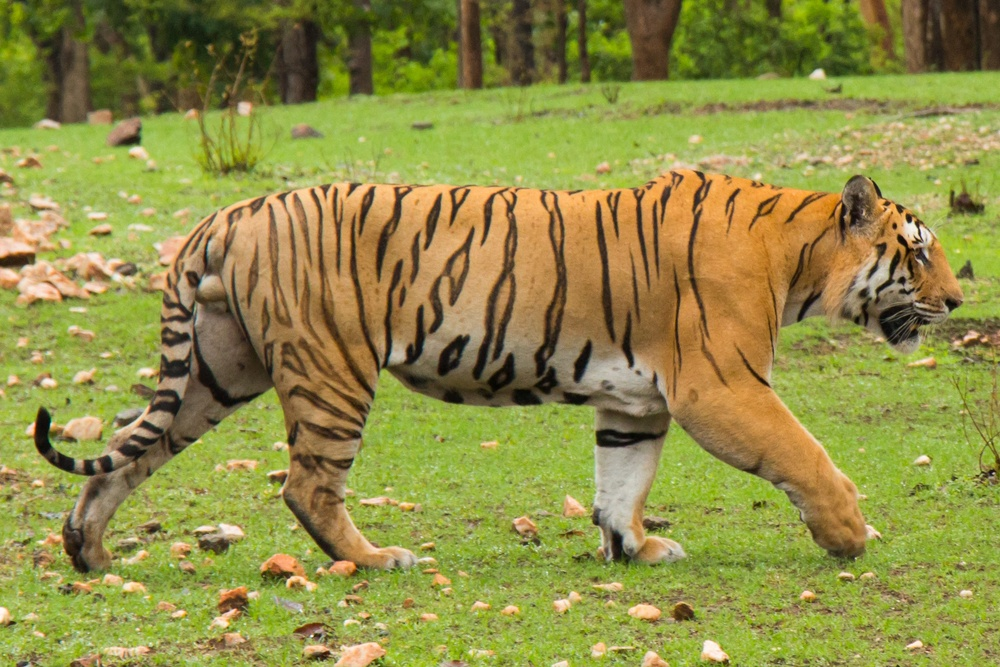
#> input picture Photos/sherkhan.jpg, 1000 x 667 px, shrunk from 2407 x 1605 before the run, found by its file name
$ python transfromations.py
#> lines starting #> are read from the running program, lines starting #| are printed output that depends on the picture
import cv2 as cv
import numpy as np

img=cv.imread('Photos/sherkhan.jpg')
#> img is the input picture: shape (667, 1000, 3); mean B, G, R 70.5, 141.6, 144.5

cv.imshow('Sher',img)


#Translation
def translate(img,x,y):
#> called with x = 100, y = 100
    transMat=np.float32([[1,0,x],[0,1,y]])
    dimesnions=(img.shape[1],img.shape[0])
#> dimesnions = (1000, 667)
    return cv.warpAffine(img,transMat,dimesnions)
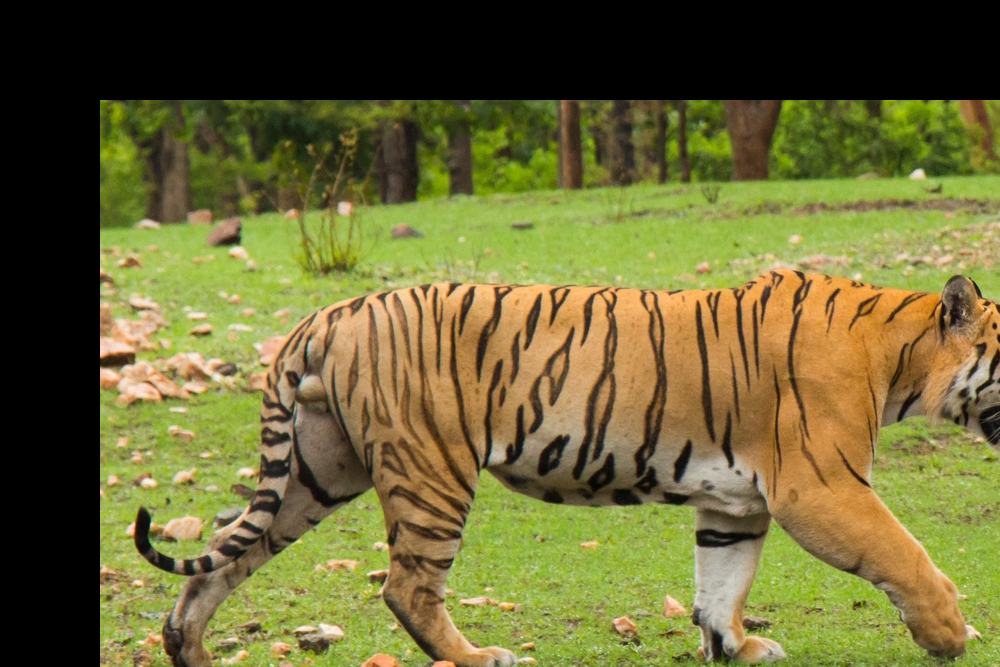
#> returned value: shape (667, 1000, 3); mean of channels 0, 1, 2 53.2, 104.8, 109.3; drawn as B, G, R

translated_image=translate(img,100,100)

cv.imshow('Translated',translated_image)

cv.waitKey(0)

# -x-->left
# -y-->UP
# x-->Right
#y-->Down

# Roatation
def rotate(img,angle,rotPoint=None):
#> called with angle = 45
    (height,width)=img.shape[:2]
#> height = 667; width = 1000

    if rotPoint is None:
        rotPoint=(width//2,height//2)
#> rotPoint = (500, 333)

    rotMat=cv.getRotationMatrix2D(rotPoint,angle,1.0)
    dimensions=(width,height)
#> dimensions = (1000, 667)

    return cv.warpAffine(img,rotMat,dimensions)
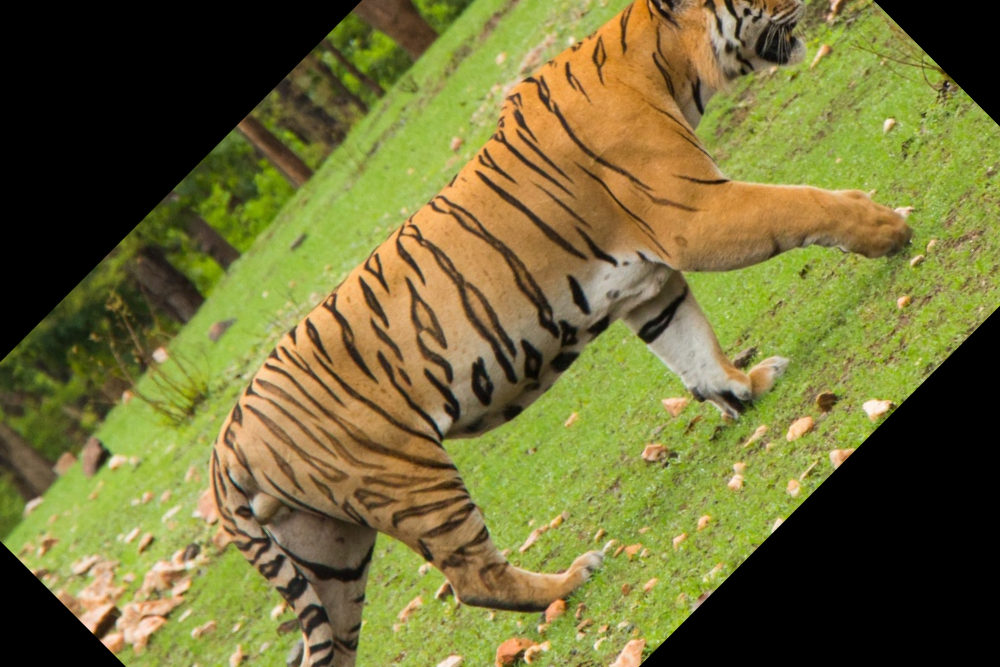
#> returned value: shape (667, 1000, 3); mean of channels 0, 1, 2 55.2, 110, 113.8; drawn as B, G, R

rotated=rotate(img,45)
cv.imshow('Rotated',rotated)

roatted_again=rotate(img,35)
#> call 2 of rotate, with angle = 35
#> in rotate (call 2), `return cv.warpAffine(img,rotMat,dimensions)`:
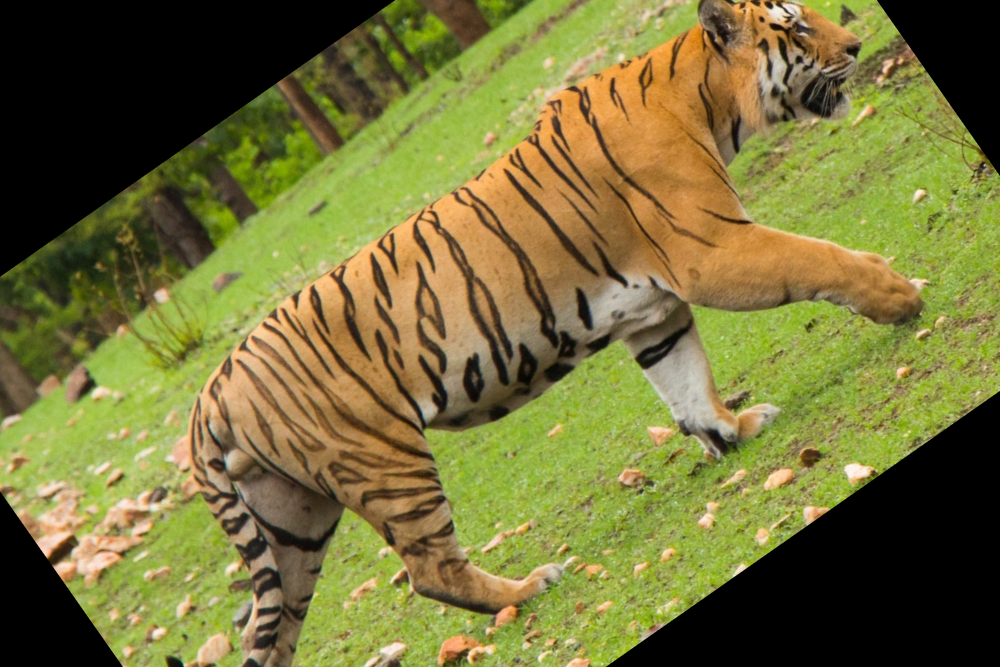
#> returned value: shape (667, 1000, 3); mean of channels 0, 1, 2 57.3, 113.8, 117.8; drawn as B, G, R
cv.imshow('roatated_again',roatted_again)

#Flipping
flip=cv.flip(img,-1)
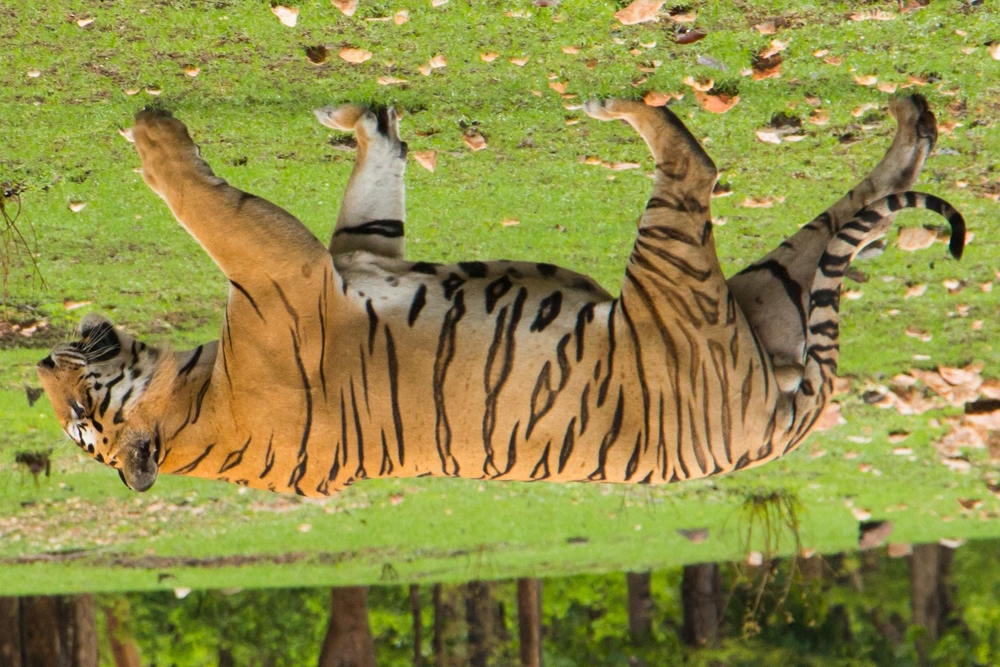
#> flip: shape (667, 1000, 3); mean B, G, R 70.5, 141.6, 144.5
cv.imshow('Flip',flip)


cv.waitKey(0)

$ run again, with Photos/Ratan_Tata_photo.jpg copied over Photos/sherkhan.jpg
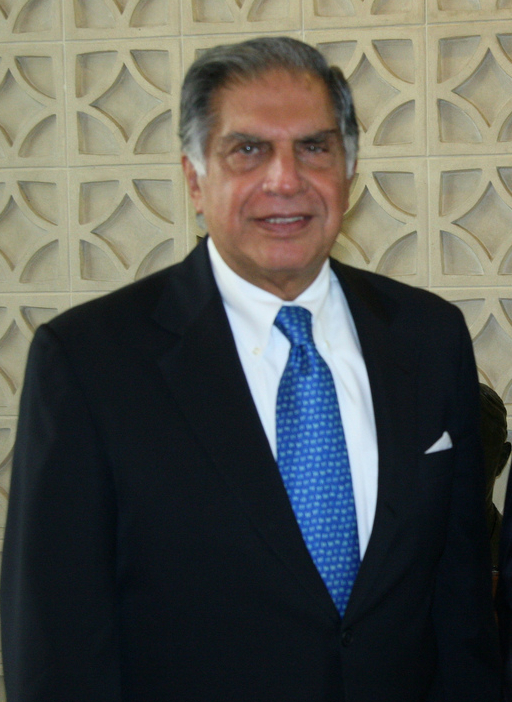
#> input picture Photos/Ratan_Tata_photo.jpg, 512 x 702 px, found by its file name
#> img is the input picture: shape (702, 512, 3); mean B, G, R 81.3, 86.6, 85.2
#> in rotate (call 2), `return cv.warpAffine(img,rotMat,dimensions)`:
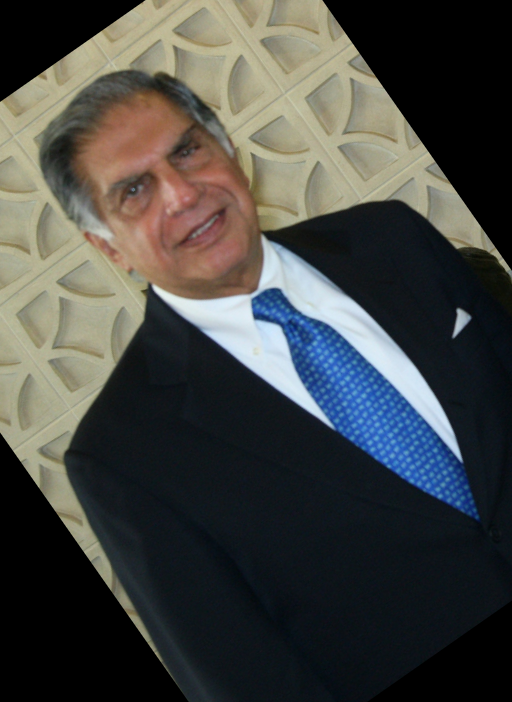
#> returned value: shape (702, 512, 3); mean of channels 0, 1, 2 67.2, 70.2, 68.9; drawn as B, G, R
#> `flip=cv.flip(img,-1)`:
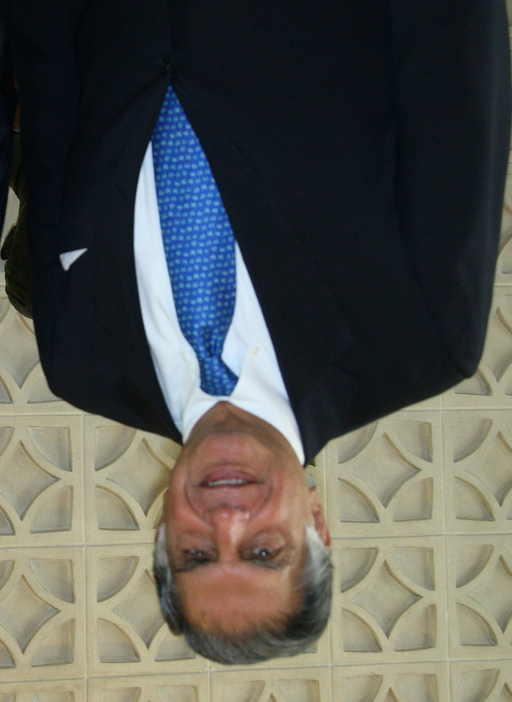
#> flip: shape (702, 512, 3); mean B, G, R 81.3, 86.6, 85.2

$ run again, with Photos/abc.jpg copied over Photos/sherkhan.jpg
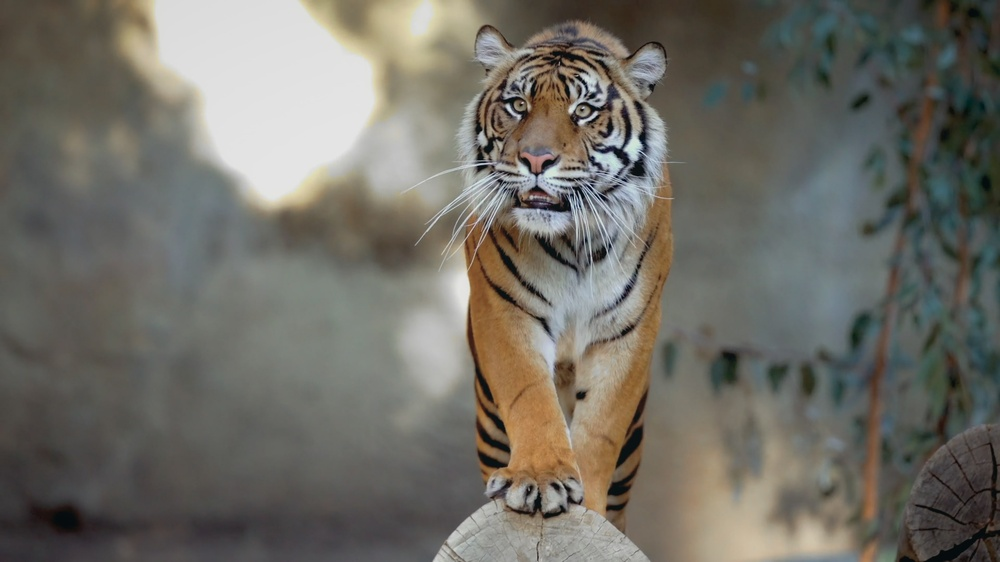
#> input picture Photos/abc.jpg, 1000 x 562 px, shrunk from 3840 x 2160 before the run, found by its file name
#> img is the input picture: shape (562, 1000, 3); mean B, G, R 101.9, 109.7, 112
#> in rotate (call 2), `return cv.warpAffine(img,rotMat,dimensions)`:
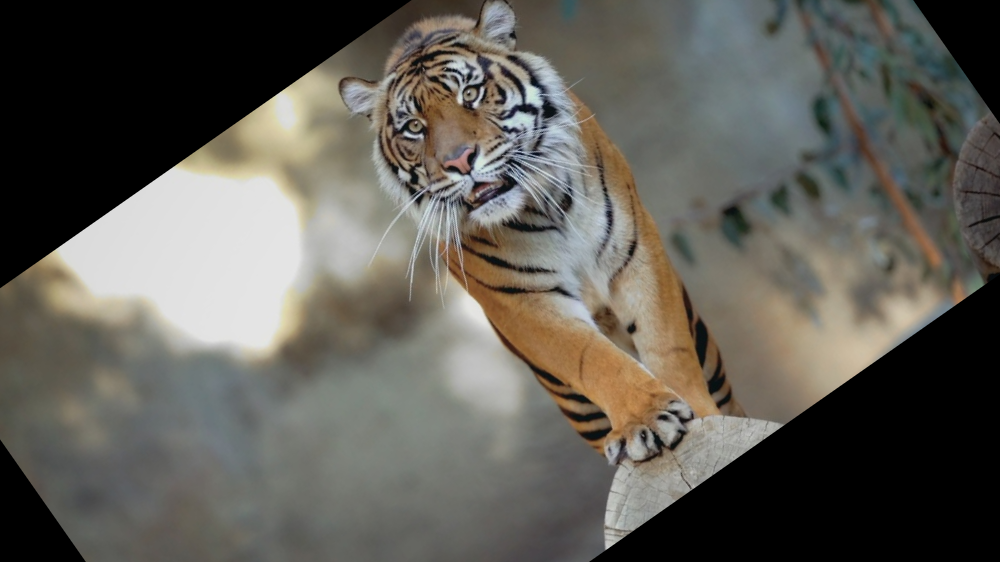
#> returned value: shape (562, 1000, 3); mean of channels 0, 1, 2 86.8, 93.8, 96.2; drawn as B, G, R
#> `flip=cv.flip(img,-1)`:
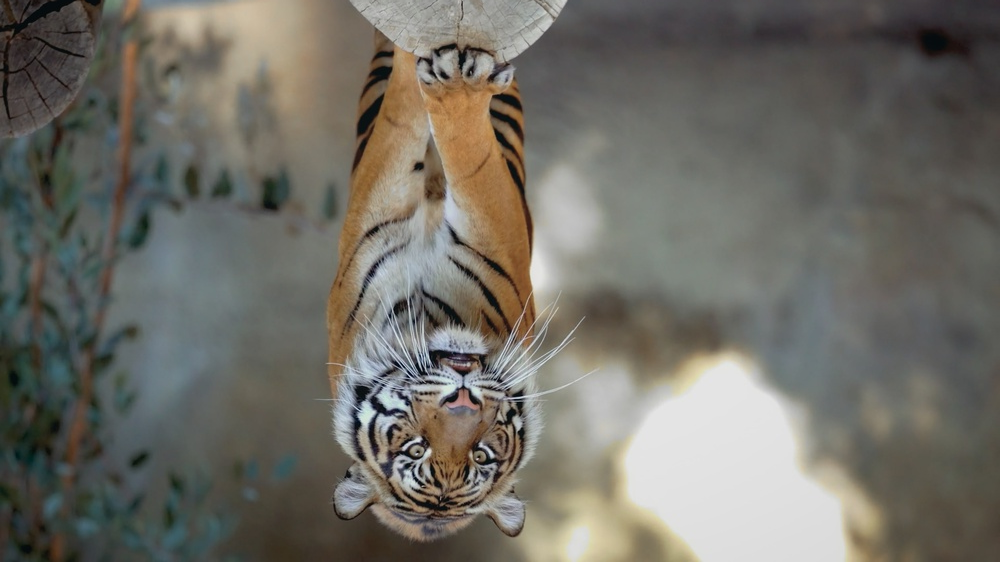
#> flip: shape (562, 1000, 3); mean B, G, R 101.9, 109.7, 112
